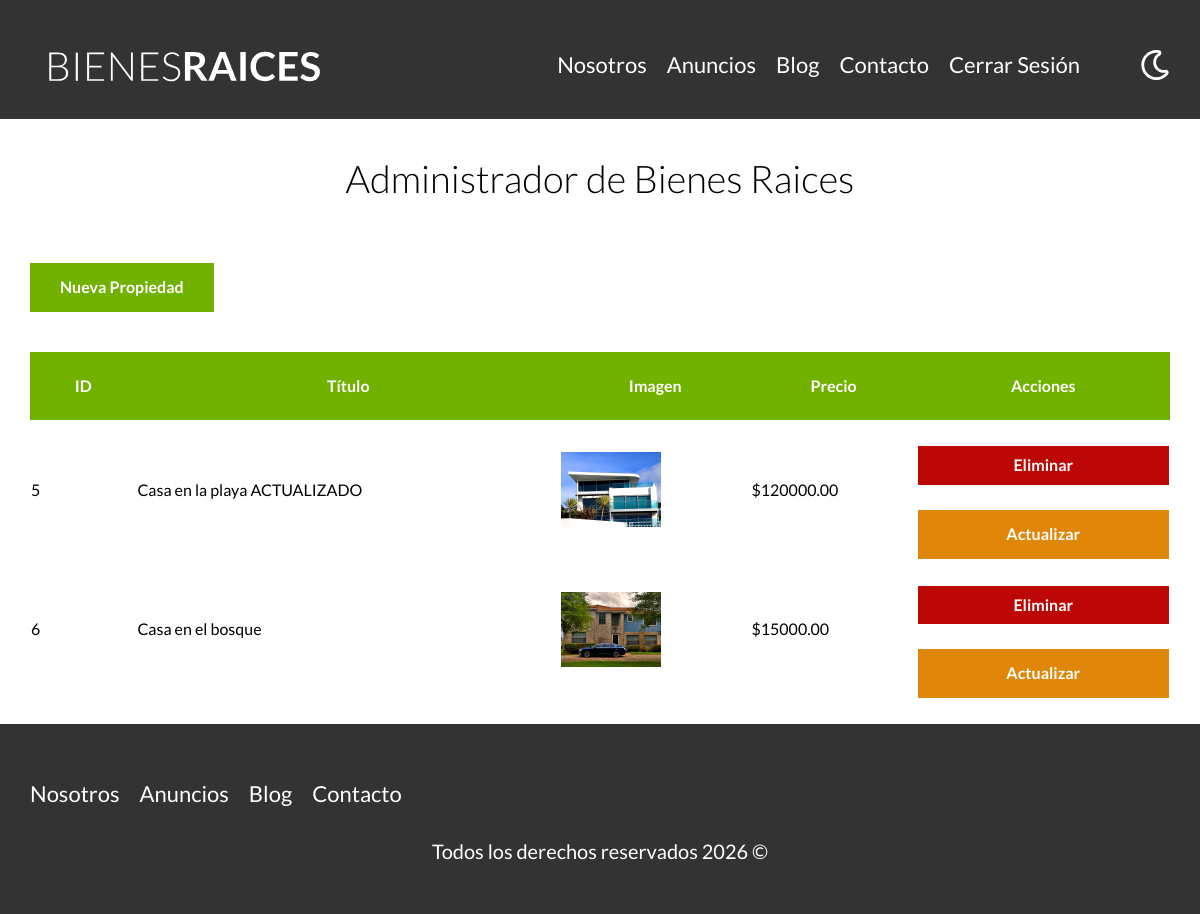
The page /admin (signed in) on the database its author committed.
### tables this page shows
CREATE TABLE `propiedades` (
  `id` int NOT NULL AUTO_INCREMENT,
  `titulo` varchar(45) DEFAULT NULL,
  `precio` decimal(10,2) DEFAULT NULL,
  `imagen` varchar(200) DEFAULT NULL,
  `descripcion` longtext,
  `habitaciones` int DEFAULT NULL,
  `wc` int DEFAULT NULL,
  `estacionamiento` int DEFAULT NULL,
  `creado` date DEFAULT NULL,
  `vendedores_id` int NOT NULL,
  PRIMARY KEY (`id`),
  KEY `fk_propiedades_vendedores_idx` (`vendedores_id`),
  CONSTRAINT `fk_propiedades_vendedores` FOREIGN KEY (`vendedores_id`) REFERENCES `vendedores` (`id`)
);

### includes/funciones.php (called while the page is built, shortened)
<?php
function incluirTemplate( string $nombre, bool $inicio = false ) {
    include TEMPLATES_URL . "/${nombre}.php";
}

### admin/index.php (the view, shortened to what this page needs)
<?php
    require '../includes/funciones.php';
    $db = conectarDB();
    $query = "SELECT * FROM propiedades";
    $resultadoConsulta = mysqli_query($db, $query);
    incluirTemplate('header');
?>
    <main class="contenedor seccion">
        <h1>Administrador de Bienes Raices</h1>
        <a href="/admin/propiedades/crear.php" class="boton boton-verde">Nueva Propiedad</a>
        <table class="propiedades">
            <thead>
                <tr>
                    <th>ID</th>
                    <th>Título</th>
                    <th>Imagen</th>
                    <th>Precio</th>
                    <th>Acciones</th>
                </tr>
            </thead>
            <tbody>
                <?php while( $propiedad = mysqli_fetch_assoc($resultadoConsulta)): ?>
                <tr>
                    <td><?php echo $propiedad['id']; ?></td>
                    <td><?php echo $propiedad['titulo']; ?></td>
                    <td> <img src="/imagenes/<?php echo $propiedad['imagen']; ?>" class="imagen-tabla"></td>
                    <td>$<?php echo $propiedad['precio']; ?></td>
                    <td>
                        <form method="POST" class="w-100">
                            <input type="submit" class="boton-rojo-block" value="Eliminar">
                        </form>
                        <a href="/admin/propiedades/actualizar.php?id=<?php echo $propiedad['id']; ?>" class="boton-amarillo-block">Actualizar</a>
                    </td>
                </tr>
                <?php endwhile; ?>
            </tbody>
        </table>
    </main>
<?php
    incluirTemplate('footer');
?>

### includes/templates/header.php (shortened to what this page needs)
<?php
    $auth = $_SESSION['login'] ?? false;
?>
<!DOCTYPE html>
<html lang="en">
<head>
    <link rel="stylesheet" href="/build/css/app.css">
</head>
<body>
    <header class="header <?php echo $inicio ? 'inicio' : ''; ?>">
        <div class="contenedor contenido-header">
            <div class="barra">
                <a href="/">
                    <img src="/build/img/logo.svg" alt="logotipo de Bienes Raíces">
                </a>
                <div class="derecha">
                    <img src="/build/img/dark-mode.svg" class="dark-mode-boton">
                    <nav class="navegacion">
                        <a href="nosotros.php">Nosotros</a>
                        <a href="anuncios.php">Anuncios</a>
                        <a href="blog.php">Blog</a>
                        <a href="contacto.php">Contacto</a>
                        <?php if($auth): ?>
                            <a href="cerrar-sesion.php">Cerrar Sesión</a>
                        <?php endif; ?>
                    </nav>
                </div>
            </div>
        </div>
    </header>

### includes/templates/footer.php (shortened to what this page needs)
<footer class="footer seccion">
        <div class="contenedor contenedor-footer">
            <nav class="navegacion">
                <a href="nosotros.php">Nosotros</a>
                <a href="anuncios.php">Anuncios</a>
                <a href="blog.php">Blog</a>
                <a href="contacto.php">Contacto</a>
            </nav>
        </div>
        <p class="copyright">Todos los derechos reservados <?php echo date('Y'); ?> &copy;</p>
    </footer>
</body>
</html>

### build/css/app.css (style rules this page uses)
html { -webkit-text-size-adjust:100%;line-height:1.15 }
body { margin:0 }
main { display:block }
h1 { font-size:2em;margin:.67em 0 }
a { background-color:transparent }
img { border-style:none }
button,input,optgroup,select,textarea { font-family:inherit;font-size:100%;line-height:1.15;margin:0 }
button,input { overflow:visible }
[type=button],[type=reset],[type=submit],button { -webkit-appearance:button }
html { box-sizing:border-box;font-size:62.5% }
*,:after,:before { box-sizing:inherit }
body { font-family:Lato,sans-serif;font-size:1.6rem;line-height:1.8 }
p { color:#000;font-size:2rem }
.contenedor { margin:0 auto;max-width:120rem;width:95% }
a { text-decoration:none }
img,picture { display:block;width:100% }
h1,h2,h3 { font-family:Lato,sans-serif;font-weight:300;margin:2.5rem 0;text-align:center }
h1 { font-size:3.8rem }
.seccion { margin-bottom:2.5rem;margin-top:2.5rem }
.w-100 { width:100% }
.boton-amarillo-block { background-color:#e08709;border:none;color:#fff;display:block;font-weight:700;margin-top:2.5rem;padding:1rem 3rem;text-align:center;text-decoration:none }
.boton-verde { background-color:#71b100;border:none;color:#fff;display:inline-block;font-weight:700;margin-top:2.5rem;padding:1rem 3rem;text-align:center;text-decoration:none }
.boton-rojo-block { background-color:#bd0707;border:none;color:#fff;display:block;font-weight:700;margin-top:2.5rem;padding:1rem 3rem;text-align:center;text-decoration:none }
.boton-rojo-block { width:100% }
.header { background-color:#333;padding:1rem 0 3rem }
.contenido-header { display:flex;flex-direction:column;justify-content:space-between }
.footer { background-color:#333;margin-bottom:0;padding:2.5rem 0 }
.footer .contenedor-footer { padding-top:2.5rem }
.footer .copyright { color:#fff;text-align:center }
.footer .navegacion { height:auto;opacity:1;visibility:visible }
.derecha { align-items:center;display:flex;flex-direction:column }
@media (min-width:768px) { .derecha { align-items:center;flex-direction:row;gap:2rem } }
.dark-mode-boton { filter:invert(100%);margin-bottom:2rem;margin-top:3rem;width:3rem }
@media (min-width:768px) { .dark-mode-boton { margin-bottom:0;margin-left:2rem;margin-top:0;order:2 } }
@media (min-width:768px) { .dark-mode-boton { margin-top:0 } }
.barra { align-items:center;display:flex;flex-direction:column;padding-top:3rem }
@media (min-width:768px) { .barra { align-items:center;display:flex;flex-direction:row;justify-content:space-between } }
.navegacion { height:0;opacity:0;transition:visibility .5s ease-in-out,opacity .5s linear,height .5s linear;visibility:hidden }
@media (min-width:768px) { .navegacion { align-items:center;display:flex;opacity:1;visibility:visible } }
.navegacion a { color:#fff;display:block;font-size:2.2rem;text-align:center;text-decoration:none }
@media (min-width:768px) { .navegacion a { margin-right:2rem } }
table.propiedades { border-spacing:0;margin-top:4rem;width:100% }
table.propiedades thead { background-color:#71b100 }
table.propiedades thead th { color:#fff;padding:2rem }
table.propiedades .imagen-tabla { width:10rem }

### rows shown on the page
propiedades: id "5", titulo "Casa en la playa ACTUALIZADO", imagen (picture), precio "120000.00"
propiedades: id "6", titulo "Casa en el bosque", imagen (picture), precio "15000.00"
